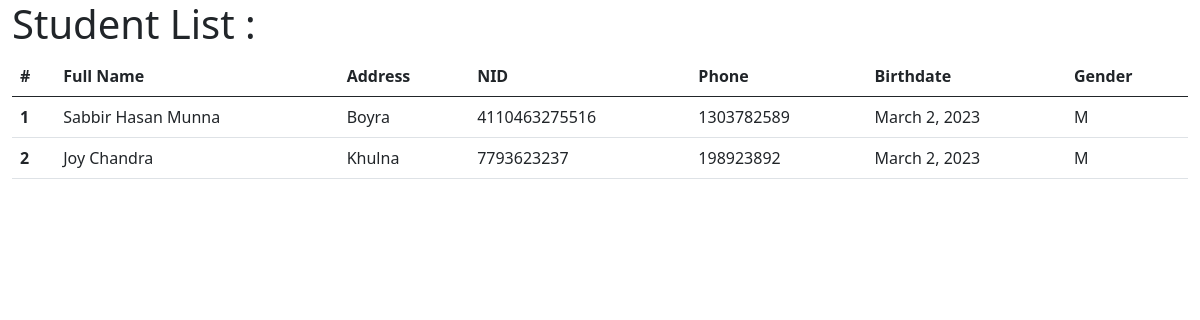
The app's page /, older data.
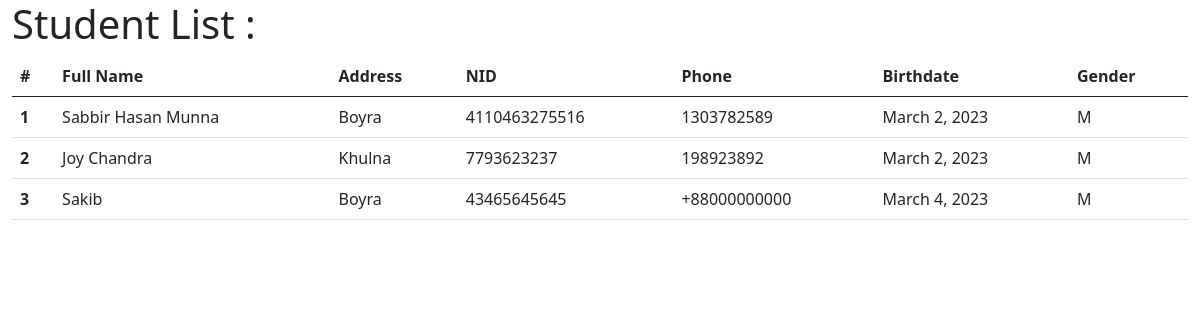
The same page, newer data.
### students/models.py (models this page shows, shortened)
class User(models.Model):
    GENDER_CHOICES = [
        ("M", "Male"),
        ("F", "Female"),
    ]
    name = models.CharField(max_length=255, blank=False)
    address = models.CharField(max_length=255, blank=True)
    nid = models.CharField(max_length=17, help_text="Enter Your National ID")
    phone = models.CharField(max_length=14, help_text="eg: +8801700000000", blank=False)
    birthdate = models.DateField()
    gender = models.CharField(max_length=1, choices=GENDER_CHOICES)

### students/views.py (the view)
# urls.py: path('', StudentViewSet.as_view(), name='students'),
class StudentViewSet(ListView):
    model = User
    template_name = "students/index.html"
    context_object_name = "students"

### templates/students/index.html (shortened to what this page needs)
{% extends "base/base.html" %}
{% block content %}
    <h1>Student List :  </h1>
    <table class="table">
        <thead>
        <tr>
            <th scope="col">#</th>
            <th scope="col">Full Name</th>
            <th scope="col">Address</th>
            <th scope="col">NID</th>
            <th scope="col">Phone</th>
            <th scope="col">Birthdate</th>
            <th scope="col">Gender</th>
        </tr>
        </thead>
        <tbody>
        {% for student in students %}
            <tr>
                <th scope="row">{{ student.id }}</th>
                <td>{{ student.name }}</td>
                <td>{{ student.address }}</td>
                <td>{{ student.nid }}</td>
                <td>{{ student.phone }}</td>
                <td>{{ student.birthdate }}</td>
                <td>{{ student.gender }}</td>
            </tr>
        {% endfor %}
        </tbody>
    </table>
{% endblock %}

### templates/base/base.html (shortened to what this page needs)
<!doctype html>
<html lang="en">
<head>
    <link href="https://cdn.jsdelivr.net/npm/bootstrap@5.0.2/dist/css/bootstrap.min.css" rel="stylesheet"
>
</head>
<body>
<div class="container-fluid">
    {% block content %}
    {% endblock %}
</div>
</body>
</html>

Row changes from the older to the newer data that the page shows:
added User: id "3", name "Sakib", address "Boyra", nid "43465645645", phone "+88000000000", birthdate "March 4, 2023", gender "M"
